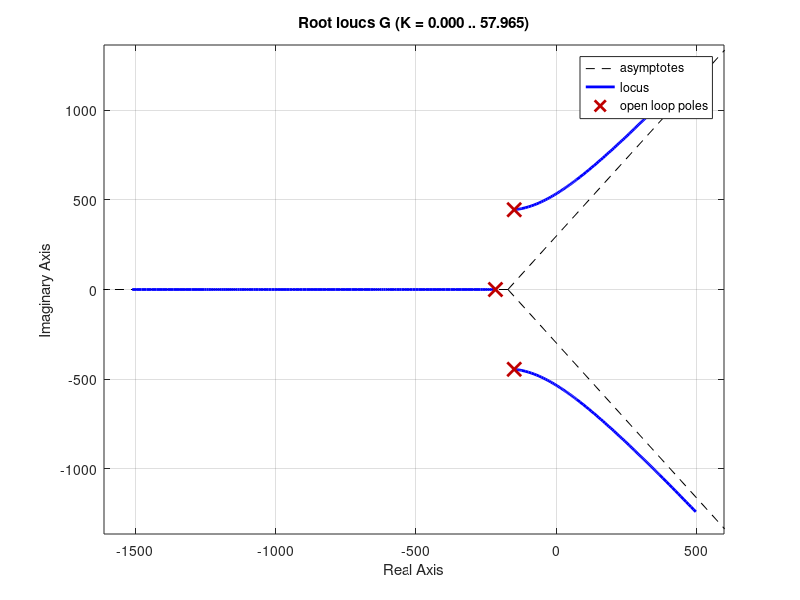
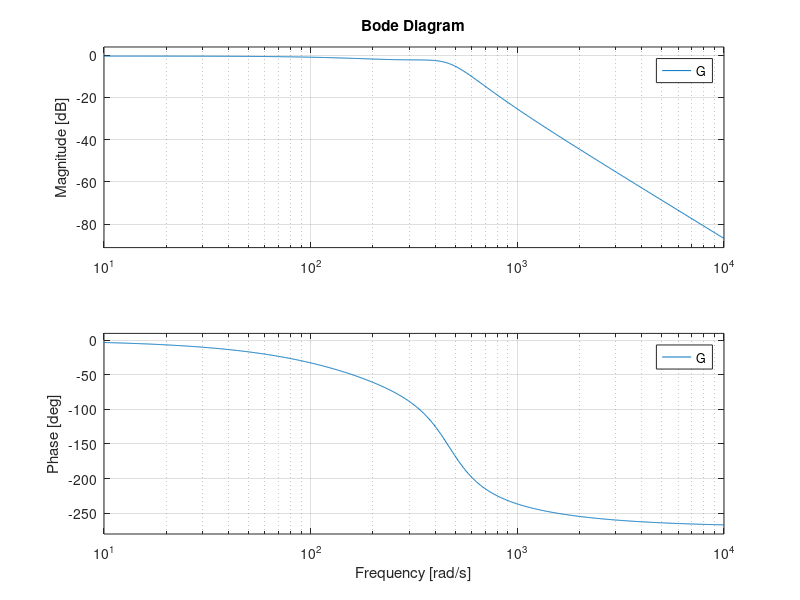
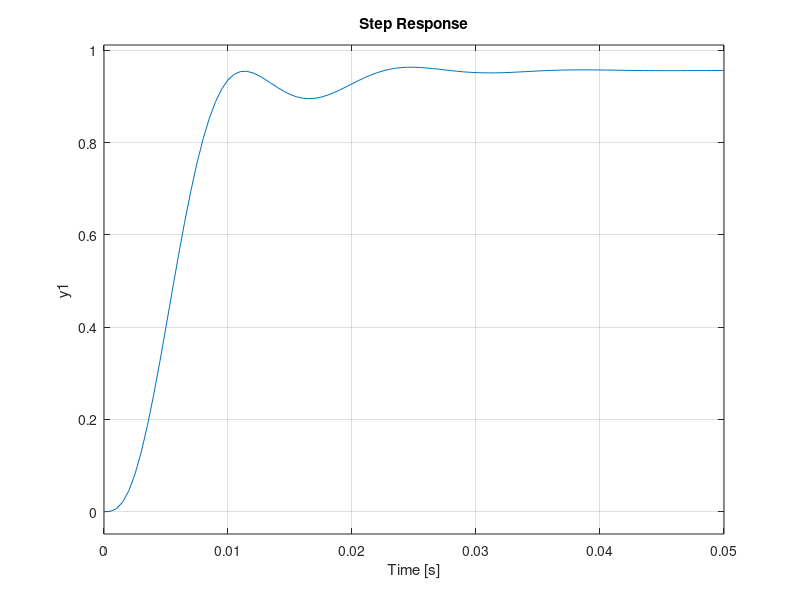

Source code (MATLAB) for these figures, in order:
clc, clear
R = 10e3;
% c1 = 0.528e-6;
% c2 = 1.09e-6;
% c3 = 0.048e-6;
% c4 = 1.51e-6;
% c5 = 0.0182e-6;

c1 = 0.48e-6;
c2 = 1.2e-6;
c3 = 0.048e-6;
c4 = 1.25e-6;
c5 = 0.0182e-6;


num = [c2]
den = [2*c1*c2*c4*c5*R^3 (3*c1*c2*c5*R^2+2*c1*c4*c5*R^2+3*c2*c4*c5*R^2) (c1*c2*R+2*c1*c5*R+4*c2*c5*R+3*c4*c5*R) (c2+3*c5)]

G = tf(num, den)

poles = roots(den)
figure();
rlocus(G);
figure();
bode(G);
figure();
step(G);






